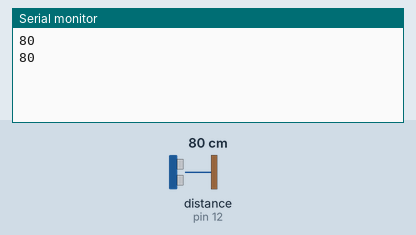
Recording of a sketch running on a simulated Arduino Uno, built with avr-gcc and run on an emulated ATmega328P. Shown: the last lines printed to the serial monitor. Inputs (shaded band) come from the test bench; at power-on: distance to the obstacle (sensor on pin 12) 80 cm. The echo pulse lasts 58.3 µs per cm.

Above: at 2.2 s.
2.3 s: distance to the obstacle (sensor on pin 12) set to 2 cm
At 3.5 s:
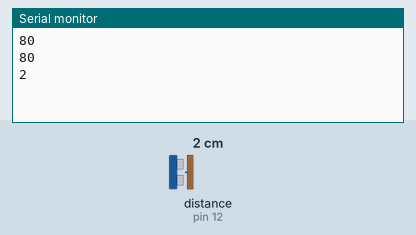
3.8 s: distance to the obstacle (sensor on pin 12) set to 4 cm
At 4.9 s:
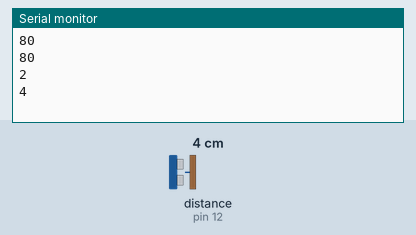
Timing chart, 0 to 6.8 s (numbered marks = the images above; inputs shaded):
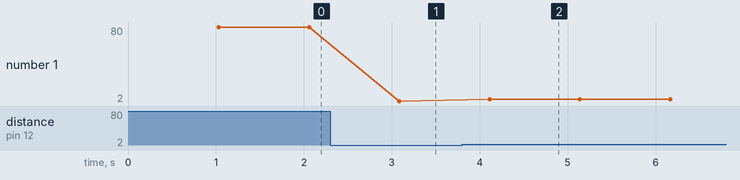

Measured:
- after the input at 2.3 s, the serial monitor: prints a new line after 0.79 s (image 1)
- after the input at 3.8 s, the serial monitor: prints a new line after 0.31 s (image 2)
- plotted number 1: 80 → 2 after the input at 2.3 s, 2 → 4 after the input at 3.8 s

The sketch:

Ultasonic_Sensor.ino
```cpp
// include the code library for the sensor
#include "SR04.h"

// Specify pins for communicating with the sensor
int trig_pin = 12;
int echo_pin = 11;

// get an instance of an SR04 object representing the sensor
SR04 sensor = SR04(echo_pin,trig_pin);

// a variable for distnace measurments
long distance;

void setup() {
  // put your setup code here, to run once:
  Serial.begin(9600);
  delay(1000);

}

void loop() {
  // put your main code here, to run repeatedly:
  distance=sensor.Distance();
  Serial.println(distance);
  delay(1000);
}
```
